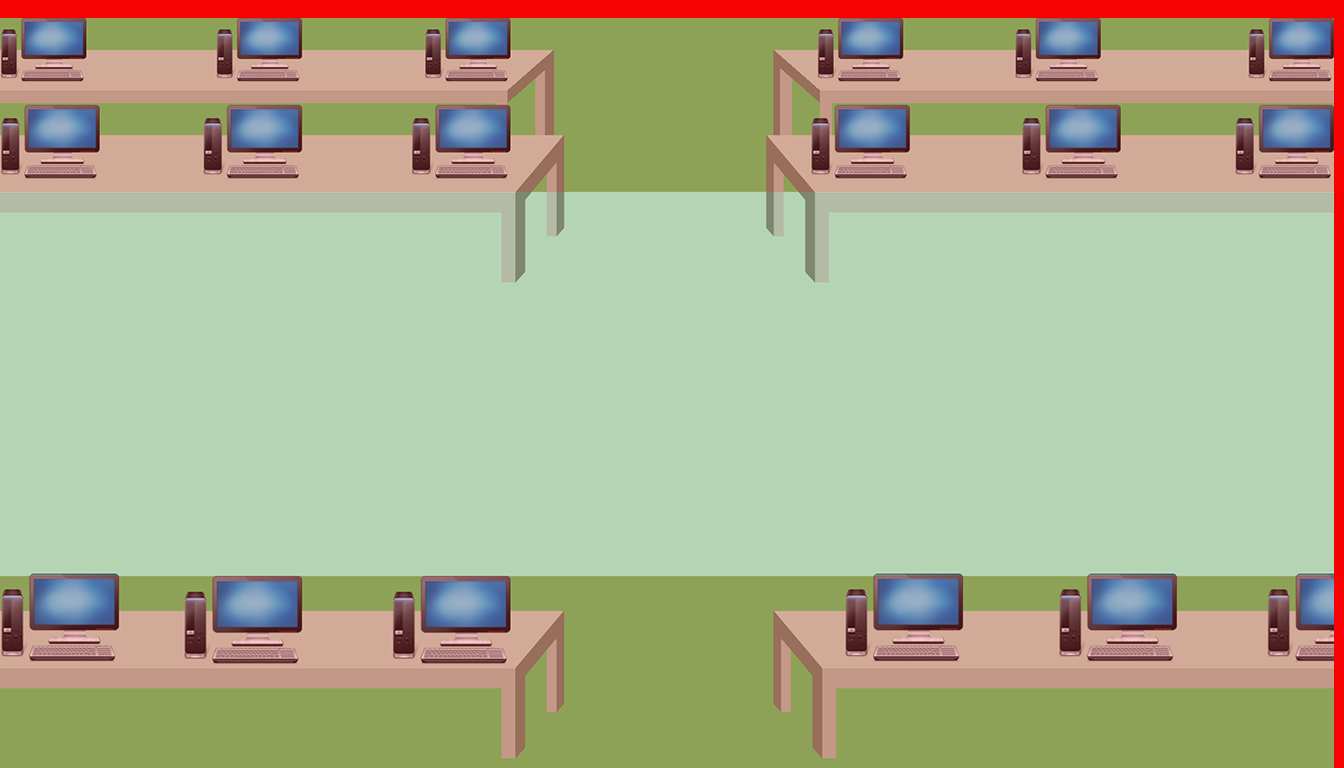

This game map was drawn from its Tiled (.tmx) file and the tilesets committed beside it. A one-line description and the trimmed map source follow:
An orthogonal 14x8 tile map with 96x96 px tiles, 2 tile layers (Tile Layer 1, building), 2 tilesets.

<map version="1.0" orientation="orthogonal" renderorder="right-down" width="14" height="8" tilewidth="96" tileheight="96" nextobjectid="1">
 <tileset firstgid="1" name="meta" tilewidth="96" tileheight="96">
  <image source="meta.png" width="96" height="96" />
  <tile id="0">
   <properties>
    <property name="collision" value="false" />
   </properties>
  </tile>
 </tileset>
 <tileset firstgid="2" name="IST_Inside" tilewidth="96" tileheight="96">
  <image source="IST_Inside.png" width="1344" height="768" />
 </tileset>
 <layer name="Tile Layer 1" width="14" height="8">
  <data>[112 cells, 112 non-empty, 112 distinct tile ids]</data>
 </layer>
 <layer name="building" width="14" height="8">
  <data>[112 cells, 56 non-empty, 1 distinct tile ids]</data>
 </layer>
</map>
